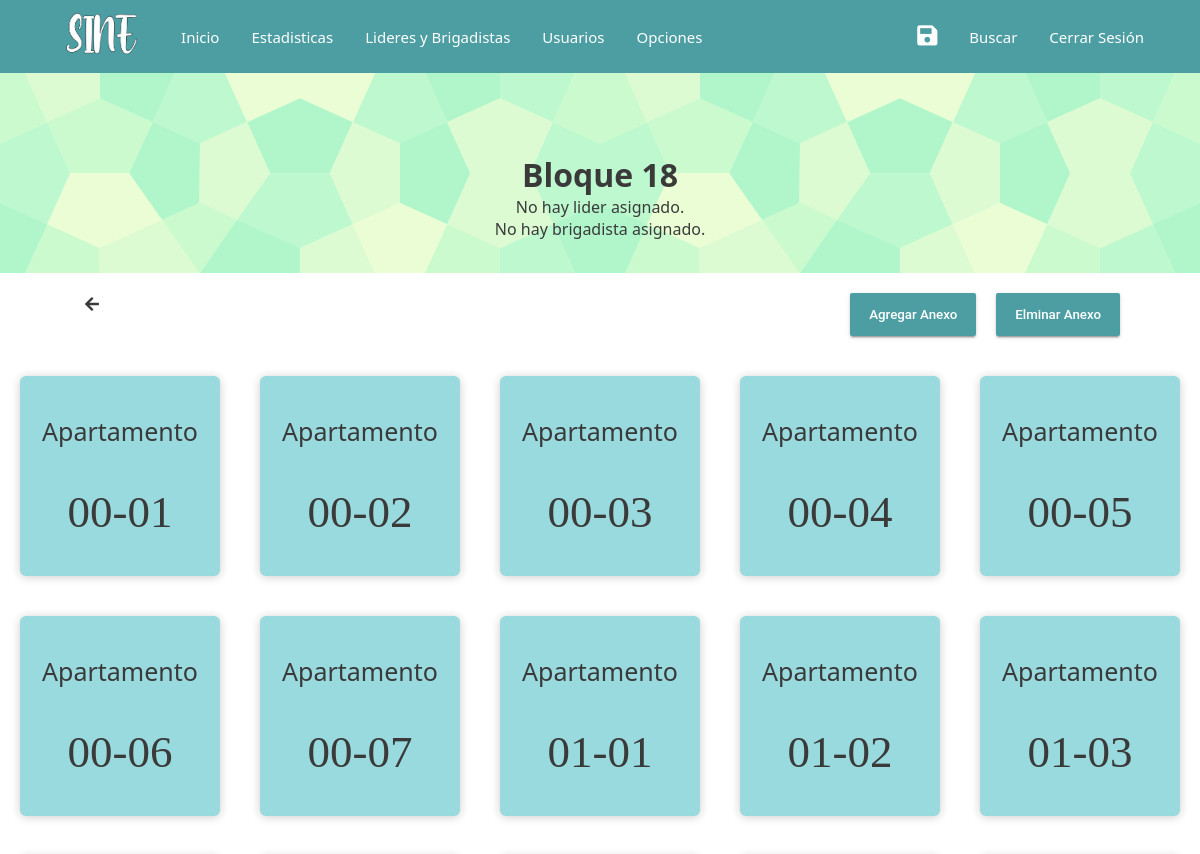
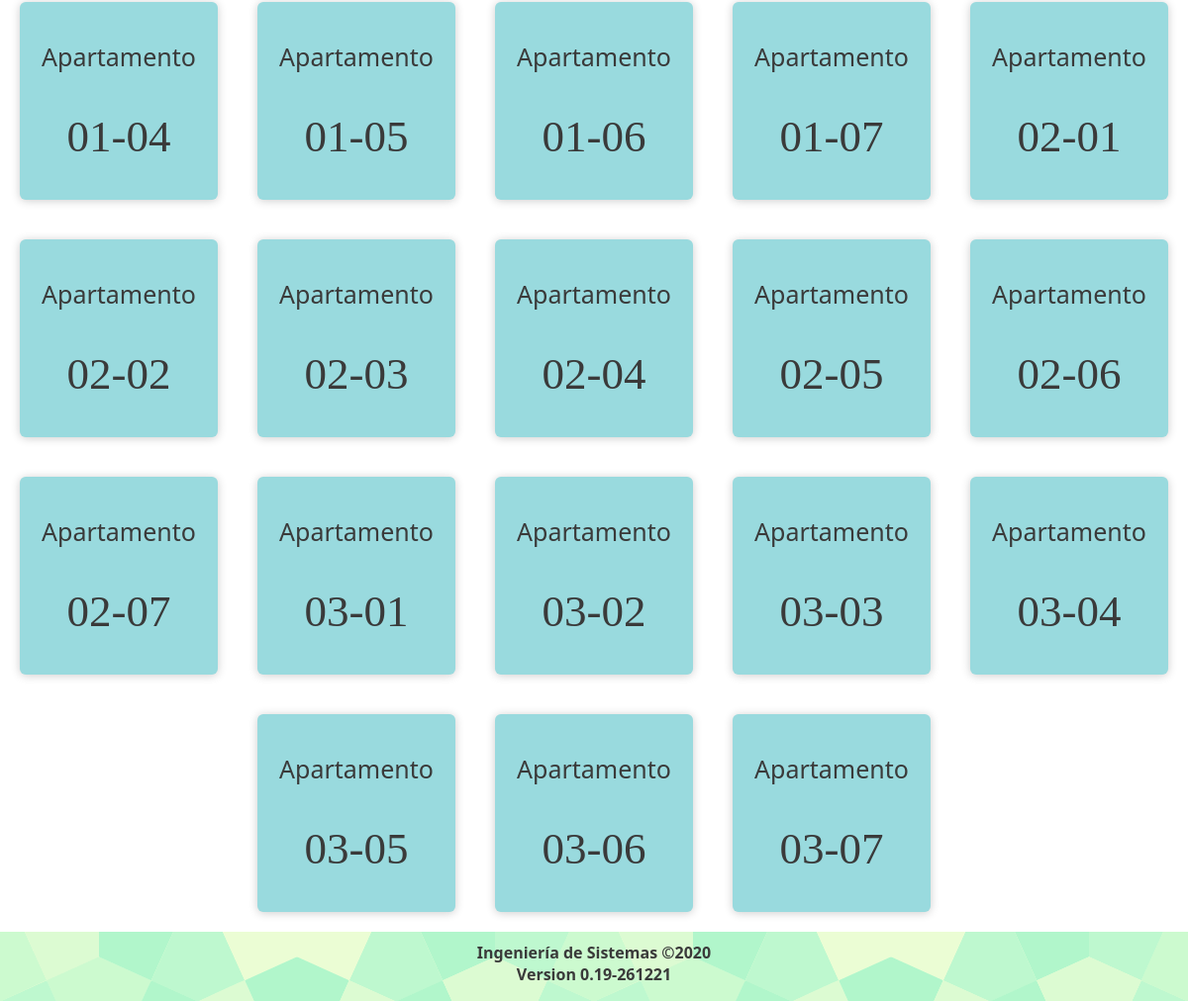
/apartments.php?id=5 (signed in), run on the app's committed database (2 pictures, top to bottom).
### tables this page shows
CREATE TABLE `APARTAMENTO`(
	`ID`INT NOT NULL AUTO_INCREMENT,
	`NUMERO_APARTAMENTO` VARCHAR(5),
	`CODIGO` VARCHAR(255),
	`SERIAL` INT,
	`ANEXO` ENUM('S','N'),
	`ID_BLOQUE` INT(1),
	PRIMARY KEY (`ID`)
);

CREATE TABLE `BLOQUE`(
	`ID`INT(1) NOT NULL AUTO_INCREMENT,
	`NUMERO_BLOQUE` INT(2) UNSIGNED ZEROFILL,
	`CODIGO` VARCHAR(255),
	`SERIAL` INT,
	PRIMARY KEY (`ID`)
);

### includes/functions.php (called while the page is built, shortened)
<?php
	function conexion(){
		$servername = "localhost";
		$username = "root";
		$password = "";
		$dbname = "nedb";
		$conection = new mysqli($servername, $username, $password, $dbname);
		$conection->set_charset("utf8");
		return $conection;
	}
	function apartamento($id){
		$apartamento = NULL;
		$conn = conexion();
		$sql = "SELECT APARTAMENTO.*, BLOQUE.NUMERO_BLOQUE AS NRO_BLOQUE FROM APARTAMENTO JOIN BLOQUE ON APARTAMENTO.ID_BLOQUE = BLOQUE.ID WHERE APARTAMENTO.ID = $id";
		$result = $conn->query($sql);
		if ($result->num_rows > 0) {
			$row = $result->fetch_assoc();
			$apartamento['ID'] = $row['ID'];
			$apartamento['NRO_APARTAMENTO'] = $row['NUMERO_APARTAMENTO'];
			$apartamento['ANEXO'] = $row['ANEXO'];
			$apartamento['ID_BLOQUE'] = $row['ID_BLOQUE'];
			$apartamento['NRO_BLOQUE'] = $row['NRO_BLOQUE'];
		}
		return $apartamento;
	}
	function apartamentosPorBloque($id_bloque) {
		$apartamentos = NULL;
		$conn = conexion();
		$sql = "SELECT ID FROM APARTAMENTO WHERE ID_BLOQUE = $id_bloque";
		$result = $conn->query($sql);
		if ($result->num_rows > 0) {
			$a = 0;
			while ($row = $result->fetch_assoc()) {
				$apartamentos[$a] = apartamento($row['ID']);
				$a++;
			}
		} else {
			return false;
		}
		return $apartamentos;
	}
?>

### apartments.php (the view, shortened to what this page needs)
<?php
	include_once 'includes/functions.php';
	$id = $_GET['id'];
	$tablaApartamento = apartamentosPorBloque($id);
	$nrobloque = $tablaApartamento[0]['NRO_BLOQUE'];
	$lider = lider($id);
	$brigadista = brigadista($id);
	$btns = count($tablaApartamento);
?>
<!DOCTYPE html>
<html>
	<head>
		<link rel="stylesheet" type="text/css" href="css/styleshome.css">
	</head>
	<body>
		<?php include("includes/navbar.php");?>
		<div class="welcome">
			<h1>Bloque <?php echo "$nrobloque"?></h1>
			<?php if (isset($lider)): ?>
				<p><span class="negrita">Lider:</span> <?php echo $lider['NOMBRES']." ".$lider['APELLIDOS']." ".$lider['DNI']." ".$lider['TELEFONO']  ?></p>
				<p><?php else: echo "No hay lider asignado."?></p>
			<?php endif ?>
			<?php if (isset($brigadista)): ?>
				<p><span class="negrita">Brigadista:</span> <?php echo $brigadista['NOMBRES']." ".$brigadista['APELLIDOS']." ".$brigadista['DNI']." ".$brigadista['TELEFONO']  ?></p>
				<p><?php else: echo "No hay brigadista asignado."?></p>
			<?php endif ?>
		</div>
		<div class="container">
			<div class="center Btn-menu">
				<a class="left" href="home.php" title="Volver"><i class="fas fa-arrow-left"></i></a>
				<a href="#" id="addA"><button>Agregar Anexo</button></a>
				<a href="#" id="delA"><button>Elminar Anexo</button></a>
			</div>
			<div class="card-container">
				<?php for ($i = 0; $i < $btns; $i++): ?>
					<?php if ($tablaApartamento[$i]['ANEXO'] == 'N' || $tablaApartamento[$i]['ANEXO'] == 'n'): ?>
						<a href="families.php?id=<?php echo $tablaApartamento[$i]['ID'] ?>">
							<div class="card card-aparment">
								<p>Apartamento</p>
								<p class="numero"><?php echo $tablaApartamento[$i]['NRO_APARTAMENTO'] ?></p>
							</div>
						</a>
					<?php endif ?>
				<?php endfor ?>
			</div>
		</div>
		<?php include("includes/footer.php") ?>
</html>

### css/styleshome.css (style rules this page uses)
.welcome { background: url(../img/congruent_pentagon.png); padding-top: 80px; height: 200px; text-align: center; }
.container { margin-top: 20px; cursor: default; flex-grow: 1; }
.container a { text-decoration: none; color: inherit; }
.center { margin-left: 85px; margin-right: 60px; }
.Btn-menu { display: flex; }
.container div a.left { margin-right: auto; }
.center button { padding: 14px 19px; border-radius: 2px; background-color: #4c9ea3; box-shadow: 0 3px 1px -2px rgba(0, 0, 0, 0.2), 0 2px 2px 0 rgba(0, 0, 0, 0.14), 0 1px 5px 0 rgba(0, 0, 0, 0.12); color: #fff; transition: background-color 15ms linear, box-shadow 280ms cubic-bezier(0.4, 0, 0.2, 1); font-family: Roboto, sans-serif; font-weight: 500; text-decoration: none; border-style: none; margin-right: 20px; margin-bottom: 20px; }
.card-container { display: inline-flex; width: 100%; align-content: center; margin: 0 auto; justify-content: center; flex-wrap: wrap; }
.card-container a { text-decoration: none; color: inherit; }
.card { display: flex; flex-direction: column; text-align: center; justify-content: space-evenly; background-color: #99DADE; width: 250px; height: 200px; border-radius: 6px; margin: 20px; box-shadow: 0px 1px 10px rgba(0,0,0,0.2); overflow: hidden; cursor: default; align-items: center; transition: all 400ms ease; }
.card-aparment { width: 200px !important; }
.card p:first-child { font-size: 25px; }
.numero { font-size: 45px; font-family: "Comic Sans MS"; }

### includes/navbar.php (style rules this page uses)
* { margin: 0; padding: 0; box-sizing: border-box; }
body { font-family: 'Segoe UI', Tahoma, Geneva, Verdana, sans-serif; color: #3a3a3a; display: flex; flex-direction: column; min-height: 100vh; }

### data on the page
apartamento: ID_BLOQUE.NUMERO_BLOQUE "18", NUMERO_APARTAMENTO "00-01"
apartamento: NUMERO_APARTAMENTO "00-02"
apartamento: NUMERO_APARTAMENTO "00-03"
apartamento: NUMERO_APARTAMENTO "00-04"
apartamento: NUMERO_APARTAMENTO "00-05"
apartamento: NUMERO_APARTAMENTO "00-06"
apartamento: NUMERO_APARTAMENTO "00-07"
apartamento: NUMERO_APARTAMENTO "01-01"
apartamento: NUMERO_APARTAMENTO "01-02"
apartamento: NUMERO_APARTAMENTO "01-03"
apartamento: NUMERO_APARTAMENTO "01-04"
apartamento: NUMERO_APARTAMENTO "01-05"
apartamento: NUMERO_APARTAMENTO "01-06"
apartamento: NUMERO_APARTAMENTO "01-07"
apartamento: NUMERO_APARTAMENTO "02-01"
apartamento: NUMERO_APARTAMENTO "02-02"
apartamento: NUMERO_APARTAMENTO "02-03"
apartamento: NUMERO_APARTAMENTO "02-04"
apartamento: NUMERO_APARTAMENTO "02-05"
apartamento: NUMERO_APARTAMENTO "02-06"
apartamento: NUMERO_APARTAMENTO "02-07"
apartamento: NUMERO_APARTAMENTO "03-01"
apartamento: NUMERO_APARTAMENTO "03-02"
apartamento: NUMERO_APARTAMENTO "03-03"
apartamento: NUMERO_APARTAMENTO "03-04"
apartamento: NUMERO_APARTAMENTO "03-05"
apartamento: NUMERO_APARTAMENTO "03-06"
apartamento: NUMERO_APARTAMENTO "03-07"

### other printed values
$version "Version 0.19-261221"
